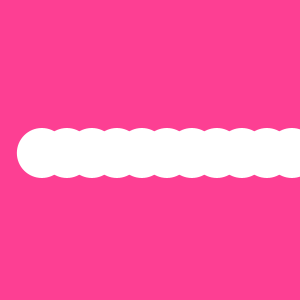
Frame 1 (no input)
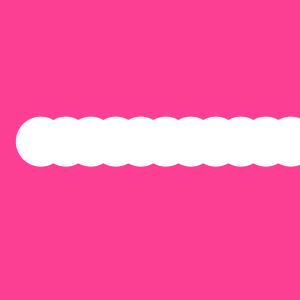
Frame 60 (the mouse pressed at the canvas centre just before this capture)
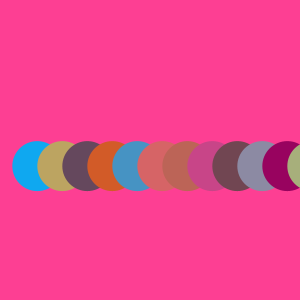
Frame 120 (the mouse held since frame 60 and released just before this capture)

The Processing sketch that drew these frames (run headless with seeded random() and noise(); from frame 60 on, the mouse is pressed at the canvas centre):

// Processing sketch: init_00_le_cours_pde
// ── init_00_le_cours_pde.pde
/**
La Voie du Code : rotation
@see https://github.com/StanLepunK/La-Voie-du-Code
2019_2_12
*/
void setup() {
  size(300,300);
  background(255,0,0);
}


float direction;
void draw() {
  background(#FD3F93);
  direction = direction + 0.1;
  int max = 12;
  int offset_x = width/max /2;
  for(int x = 0 ; x  < max ; x++) {
    int px = x * width/max +offset_x;
    int py = height/2 ;
    if(mousePressed) {
      int c = color(random(255),random(255),random(255));
      animation(px,py,-direction,30,c);
    } else {
      animation(px,py,direction,30,255);
    }
  }
   // animation(mouseX,height/2,direction/2,30);
}

// ── Animator.pde
PVector pos = new PVector();
void animation(int x, int y, float dir, float rayon, int couleur) {
  pos.x = cos(dir);
  pos.y = sin(dir);
  pos.mult(rayon);
  fill(couleur);
   noStroke();
  pushMatrix();
  translate(x,y);

  ellipse(pos.x,pos.y,50,50);
  popMatrix();
}
